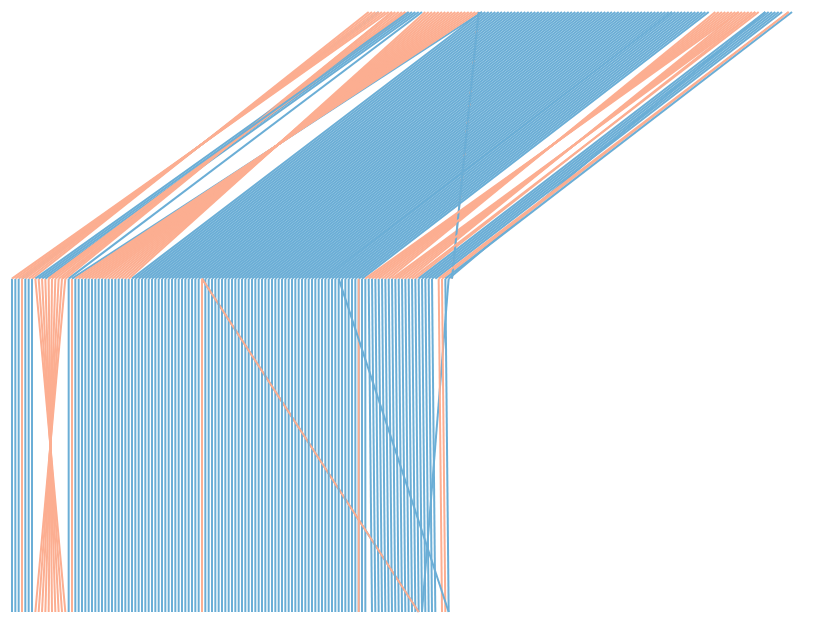

Source (notebook cell):
### Markdown cell above
*Chromosome 2 events*
- Human, 2 chromosomes merge into one

below shows right side of Human 2 same as 2B for Chimp and Gorilla.

### Code cell
render_csv('chimp2B_x2.csv')

### Figure 1 — Vega-Lite specification as saved in the notebook (floating-point values rounded to 4 significant figures; data arrays with more than 128 entries replaced by an {"elided": "..."} marker saying what was removed)
{"config": {"view": {"continuousWidth": 400, "continuousHeight": 300, "strokeOpacity": 0}}, "data": {"name": "data-a13486e0c7a1adccb0ec1d2839569028"}, "mark": "line", "encoding": {"color": {"type": "nominal", "field": "color", "legend": null, "scale": {"domain": ["same orientation", "inversed"], "range": ["#6baed6", "#fcae91"]}}, "x": {"type": "quantitative", "axis": null, "field": "x"}, "x2": {"field": "x2"}, "y": {"type": "quantitative", "axis": null, "field": "y"}, "y2": {"field": "y2"}}, "$schema": "https://vega.github.io/schema/vega-lite/v4.0.0.json", "datasets": {"data-a13486e0c7a1adccb0ec1d2839569028": {"elided": "274 records"}}}
